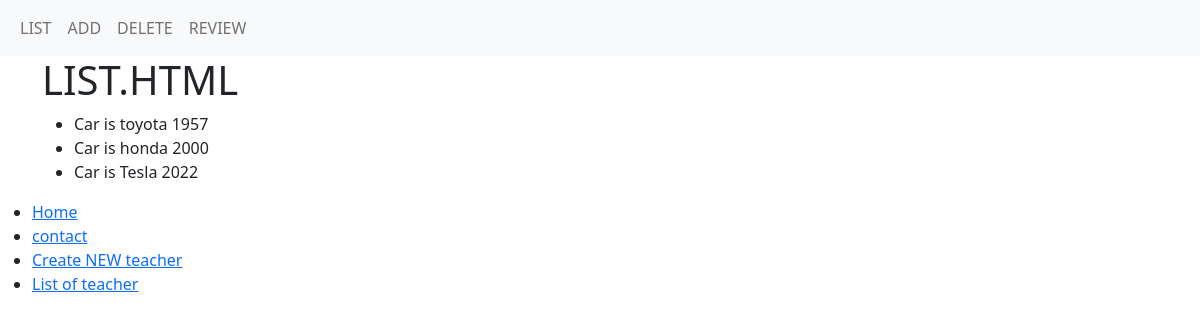
Screenshot of /my_app/list/ with the database file from the repository.
### my_app/models.py (models this page shows)
class Car(models.Model):
    brand = models.CharField(max_length=30) # 차 브랜드는 문자열로 표현 최대 30자
    year = models.IntegerField() # 차 연식은 정수로 표현
    def __str__(self): # 객체를 문자열로 표현할 때 사용
        return f"Car is {self.brand} {self.year}"   # Car is brand year

### my_app/views.py (the view)
# urls.py: path('list/', views.list, name='list'),
def list(request):
    all_cars = models.Car.objects.all()
    context = {'all_cars': all_cars}
    return render(request, 'my_app/list.html', context=context)

### my_app/templates/my_app/list.html
{% extends 'base.html' %}
{% block content  %}
<div class='container'>
    <h1>LIST.HTML</h1>
        <ul>
            {% for car in all_cars  %}
                <li>{{ car }}</li>
            {% endfor %}
        </ul>
</div>
{% endblock  %}

### rows the page displays
Car: brand+year "Car is toyota 1957"
Car: brand+year "Car is honda 2000"
Car: brand+year "Car is Tesla 2022"
